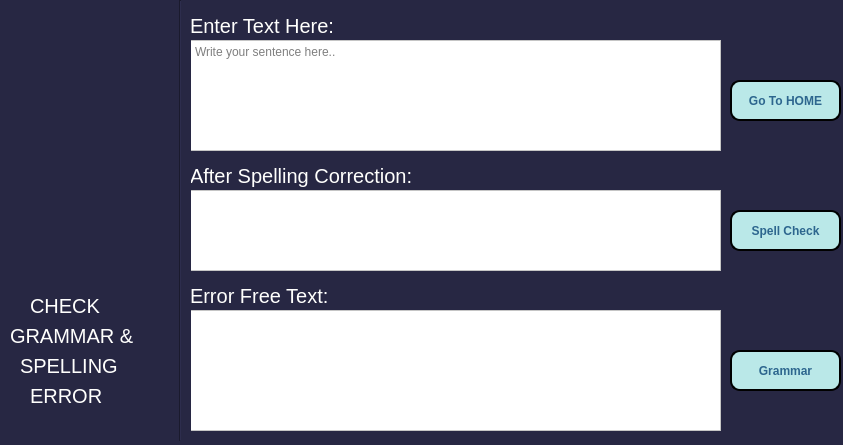
<?xml version="1.0" encoding="UTF-8"?>
<ui version="4.0">
 <class>MainWindow</class>
 <widget class="QMainWindow" name="MainWindow">
  <property name="geometry">
   <rect>
    <x>0</x>
    <y>0</y>
    <width>843</width>
    <height>445</height>
   </rect>
  </property>
  <property name="windowTitle">
   <string>MainWindow</string>
  </property>
  <property name="styleSheet">
   <string notr="true">background-color: #272743</string>
  </property>
  <widget class="QWidget" name="centralwidget">
   <widget class="QLabel" name="label_3">
    <property name="geometry">
     <rect>
      <x>30</x>
      <y>290</y>
      <width>81</width>
      <height>31</height>
     </rect>
    </property>
    <property name="styleSheet">
     <string notr="true">font-size:15pt;
color:rgb(255, 255, 253);
font: SMILEN;</string>
    </property>
    <property name="text">
     <string>CHECK</string>
    </property>
   </widget>
   <widget class="QLabel" name="label_4">
    <property name="geometry">
     <rect>
      <x>10</x>
      <y>320</y>
      <width>151</width>
      <height>31</height>
     </rect>
    </property>
    <property name="styleSheet">
     <string notr="true">font-size:15pt;
color:rgb(255, 255, 253);
font: SMILEN;</string>
    </property>
    <property name="text">
     <string>GRAMMAR &amp; </string>
    </property>
   </widget>
   <widget class="QLabel" name="label_5">
    <property name="geometry">
     <rect>
      <x>20</x>
      <y>350</y>
      <width>111</width>
      <height>31</height>
     </rect>
    </property>
    <property name="styleSheet">
     <string notr="true">font-size:15pt;
color:rgb(255, 255, 253);
font: SMILEN;</string>
    </property>
    <property name="text">
     <string>SPELLING </string>
    </property>
   </widget>
   <widget class="QLabel" name="label_6">
    <property name="geometry">
     <rect>
      <x>30</x>
      <y>380</y>
      <width>81</width>
      <height>31</height>
     </rect>
    </property>
    <property name="styleSheet">
     <string notr="true">font-size:15pt;
color:rgb(255, 255, 253);
font: SMILEN;</string>
    </property>
    <property name="text">
     <string>ERROR</string>
    </property>
   </widget>
   <widget class="QLabel" name="label">
    <property name="geometry">
     <rect>
      <x>190</x>
      <y>10</y>
      <width>191</width>
      <height>31</height>
     </rect>
    </property>
    <property name="styleSheet">
     <string notr="true">font-size:15pt;
color:rgb(255, 255, 253);
font: SMILEN;</string>
    </property>
    <property name="text">
     <string>Enter Text Here:</string>
    </property>
   </widget>
   <widget class="QTextEdit" name="textEdit">
    <property name="geometry">
     <rect>
      <x>190</x>
      <y>40</y>
      <width>531</width>
      <height>111</height>
     </rect>
    </property>
    <property name="styleSheet">
     <string notr="true">background-color:white;</string>
    </property>
    <property name="html">
     <string>&lt;!DOCTYPE HTML PUBLIC &quot;-//W3C//DTD HTML 4.0//EN&quot; &quot;http://www.w3.org/TR/REC-html40/strict.dtd&quot;&gt;
&lt;html&gt;&lt;head&gt;&lt;meta name=&quot;qrichtext&quot; content=&quot;1&quot; /&gt;&lt;style type=&quot;text/css&quot;&gt;
p, li { white-space: pre-wrap; }
&lt;/style&gt;&lt;/head&gt;&lt;body style=&quot; font-family:'MS Shell Dlg 2'; font-size:7.8pt; font-weight:400; font-style:normal;&quot;&gt;
&lt;p style=&quot;-qt-paragraph-type:empty; margin-top:0px; margin-bottom:0px; margin-left:0px; margin-right:0px; -qt-block-indent:0; text-indent:0px; font-size:8.25pt;&quot;&gt;&lt;br /&gt;&lt;/p&gt;&lt;/body&gt;&lt;/html&gt;</string>
    </property>
    <property name="placeholderText">
     <string>Write your sentence here..</string>
    </property>
   </widget>
   <widget class="QPushButton" name="pushButton">
    <property name="geometry">
     <rect>
      <x>730</x>
      <y>210</y>
      <width>111</width>
      <height>41</height>
     </rect>
    </property>
    <property name="styleSheet">
     <string notr="true">background-color: rgb(186, 232, 232);
color: rgb(45, 102, 142);
font: SMILEN;
border-style:outset;
border-width:2px;
border-radius:10px;
font:bold 12px;
border-color:black;
padding:10px;</string>
    </property>
    <property name="text">
     <string>Spell Check</string>
    </property>
   </widget>
   <widget class="QLabel" name="label_7">
    <property name="geometry">
     <rect>
      <x>190</x>
      <y>160</y>
      <width>301</width>
      <height>31</height>
     </rect>
    </property>
    <property name="styleSheet">
     <string notr="true">font-size:15pt;
color:rgb(255, 255, 253);
font: SMILEN;</string>
    </property>
    <property name="text">
     <string>After Spelling Correction:</string>
    </property>
   </widget>
   <widget class="QTextEdit" name="textEdit_3">
    <property name="geometry">
     <rect>
      <x>190</x>
      <y>190</y>
      <width>531</width>
      <height>81</height>
     </rect>
    </property>
    <property name="styleSheet">
     <string notr="true">background-color:white;</string>
    </property>
    <property name="html">
     <string>&lt;!DOCTYPE HTML PUBLIC &quot;-//W3C//DTD HTML 4.0//EN&quot; &quot;http://www.w3.org/TR/REC-html40/strict.dtd&quot;&gt;
&lt;html&gt;&lt;head&gt;&lt;meta name=&quot;qrichtext&quot; content=&quot;1&quot; /&gt;&lt;style type=&quot;text/css&quot;&gt;
p, li { white-space: pre-wrap; }
&lt;/style&gt;&lt;/head&gt;&lt;body style=&quot; font-family:'MS Shell Dlg 2'; font-size:7.8pt; font-weight:400; font-style:normal;&quot;&gt;
&lt;p style=&quot;-qt-paragraph-type:empty; margin-top:0px; margin-bottom:0px; margin-left:0px; margin-right:0px; -qt-block-indent:0; text-indent:0px; font-size:8.25pt;&quot;&gt;&lt;br /&gt;&lt;/p&gt;&lt;/body&gt;&lt;/html&gt;</string>
    </property>
    <property name="placeholderText">
     <string/>
    </property>
   </widget>
   <widget class="QLabel" name="label_8">
    <property name="geometry">
     <rect>
      <x>190</x>
      <y>280</y>
      <width>191</width>
      <height>31</height>
     </rect>
    </property>
    <property name="styleSheet">
     <string notr="true">font-size:15pt;
color:rgb(255, 255, 253);
font: SMILEN;</string>
    </property>
    <property name="text">
     <string>Error Free Text:</string>
    </property>
   </widget>
   <widget class="QTextEdit" name="textEdit_4">
    <property name="geometry">
     <rect>
      <x>190</x>
      <y>310</y>
      <width>531</width>
      <height>121</height>
     </rect>
    </property>
    <property name="styleSheet">
     <string notr="true">background-color:white;</string>
    </property>
    <property name="html">
     <string>&lt;!DOCTYPE HTML PUBLIC &quot;-//W3C//DTD HTML 4.0//EN&quot; &quot;http://www.w3.org/TR/REC-html40/strict.dtd&quot;&gt;
&lt;html&gt;&lt;head&gt;&lt;meta name=&quot;qrichtext&quot; content=&quot;1&quot; /&gt;&lt;style type=&quot;text/css&quot;&gt;
p, li { white-space: pre-wrap; }
&lt;/style&gt;&lt;/head&gt;&lt;body style=&quot; font-family:'MS Shell Dlg 2'; font-size:7.8pt; font-weight:400; font-style:normal;&quot;&gt;
&lt;p style=&quot;-qt-paragraph-type:empty; margin-top:0px; margin-bottom:0px; margin-left:0px; margin-right:0px; -qt-block-indent:0; text-indent:0px; font-size:8.25pt;&quot;&gt;&lt;br /&gt;&lt;/p&gt;&lt;/body&gt;&lt;/html&gt;</string>
    </property>
    <property name="placeholderText">
     <string/>
    </property>
   </widget>
   <widget class="Line" name="seperator_summary">
    <property name="geometry">
     <rect>
      <x>170</x>
      <y>0</y>
      <width>21</width>
      <height>441</height>
     </rect>
    </property>
    <property name="styleSheet">
     <string notr="true">width:70px</string>
    </property>
    <property name="orientation">
     <enum>Qt::Vertical</enum>
    </property>
   </widget>
   <widget class="QPushButton" name="pushButton_2">
    <property name="geometry">
     <rect>
      <x>730</x>
      <y>80</y>
      <width>111</width>
      <height>41</height>
     </rect>
    </property>
    <property name="styleSheet">
     <string notr="true">background-color: rgb(186, 232, 232);
color: rgb(45, 102, 142);
font: SMILEN;
border-style:outset;
border-width:2px;
border-radius:10px;
font:bold 12px;
border-color:black;
padding:10px;</string>
    </property>
    <property name="text">
     <string>Go To HOME</string>
    </property>
   </widget>
   <widget class="QPushButton" name="pushButton_3">
    <property name="geometry">
     <rect>
      <x>730</x>
      <y>350</y>
      <width>111</width>
      <height>41</height>
     </rect>
    </property>
    <property name="styleSheet">
     <string notr="true">background-color: rgb(186, 232, 232);
color: rgb(45, 102, 142);
font: SMILEN;
border-style:outset;
border-width:2px;
border-radius:10px;
font:bold 12px;
border-color:black;
padding:10px;</string>
    </property>
    <property name="text">
     <string>Grammar</string>
    </property>
   </widget>
   <widget class="QLabel" name="label_9">
    <property name="geometry">
     <rect>
      <x>0</x>
      <y>20</y>
      <width>151</width>
      <height>121</height>
     </rect>
    </property>
    <property name="styleSheet">
     <string notr="true">background-color: #272743</string>
    </property>
    <property name="text">
     <string/>
    </property>
    <property name="pixmap">
     <pixmap>LM.png</pixmap>
    </property>
    <property name="scaledContents">
     <bool>true</bool>
    </property>
   </widget>
   <widget class="QLabel" name="label_10">
    <property name="geometry">
     <rect>
      <x>10</x>
      <y>170</y>
      <width>131</width>
      <height>101</height>
     </rect>
    </property>
    <property name="styleSheet">
     <string notr="true">background-color: #272743</string>
    </property>
    <property name="text">
     <string/>
    </property>
    <property name="pixmap">
     <pixmap>Check grammar and spelling error.png</pixmap>
    </property>
    <property name="scaledContents">
     <bool>true</bool>
    </property>
   </widget>
  </widget>
 </widget>
 <resources/>
 <connections/>
</ui>
